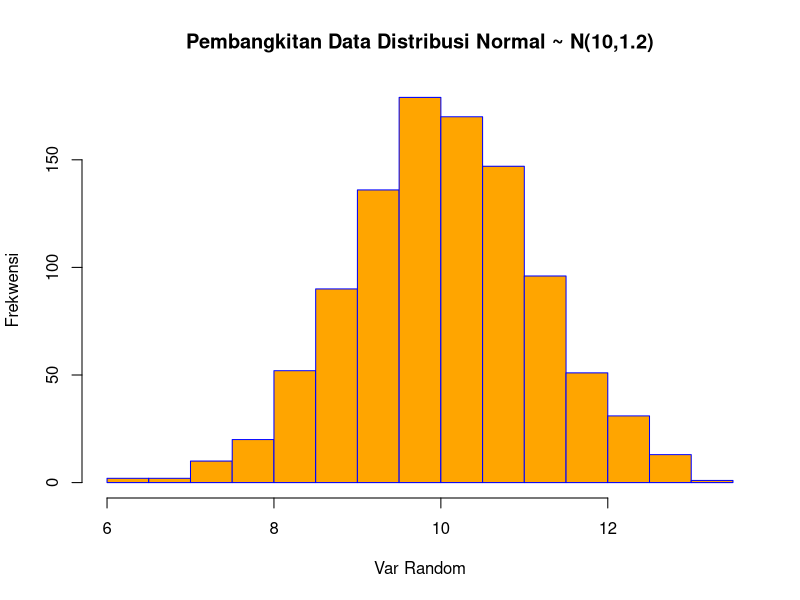
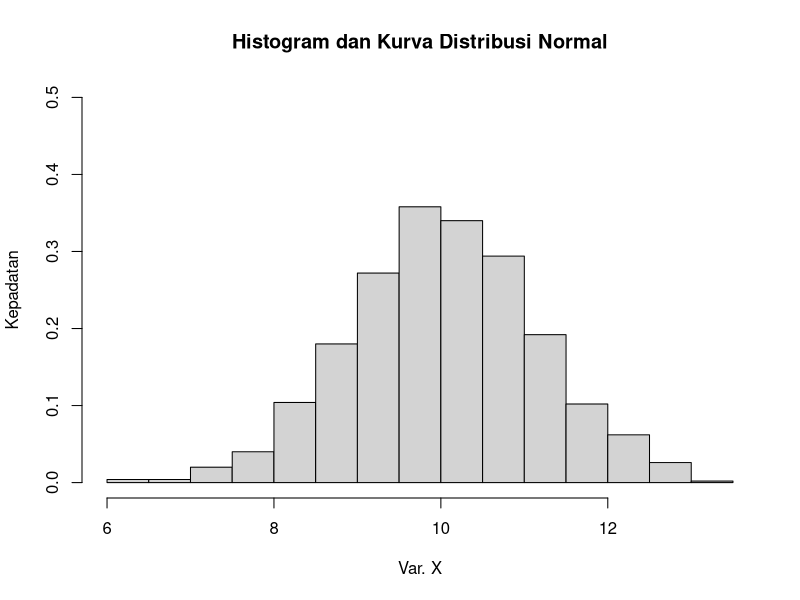
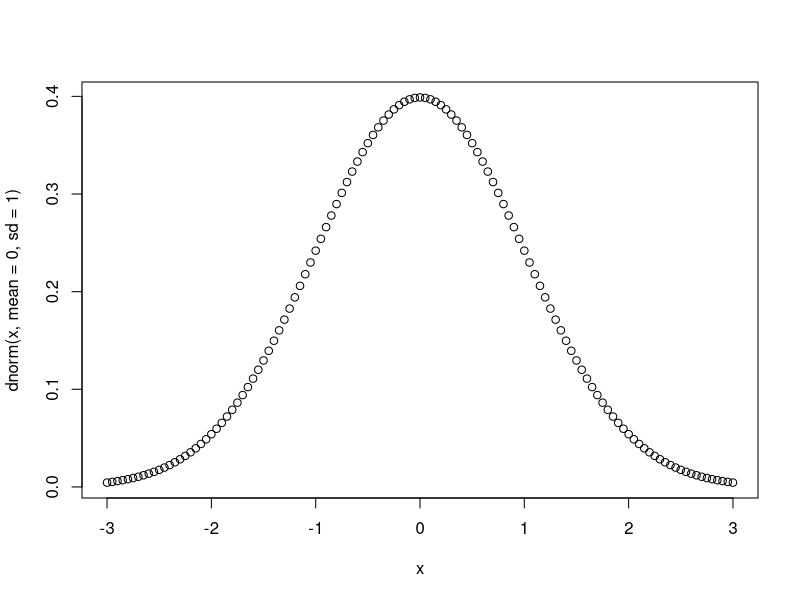
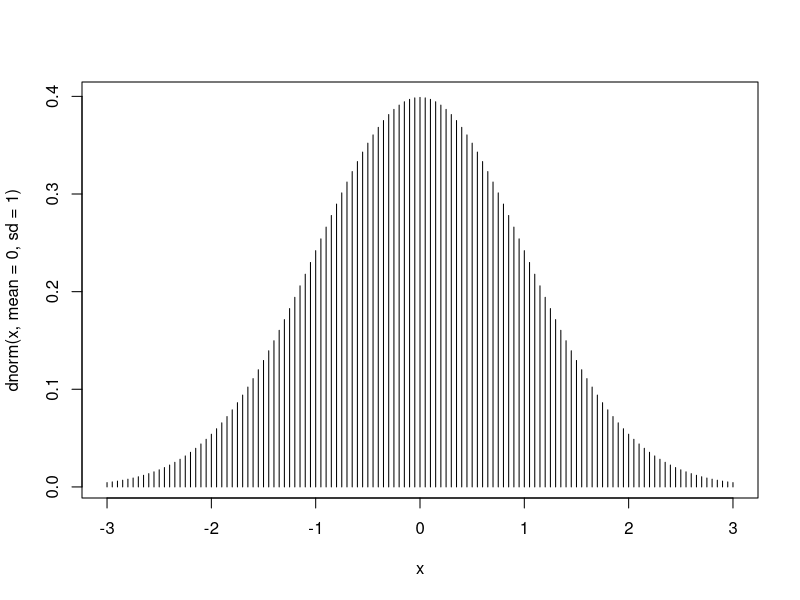
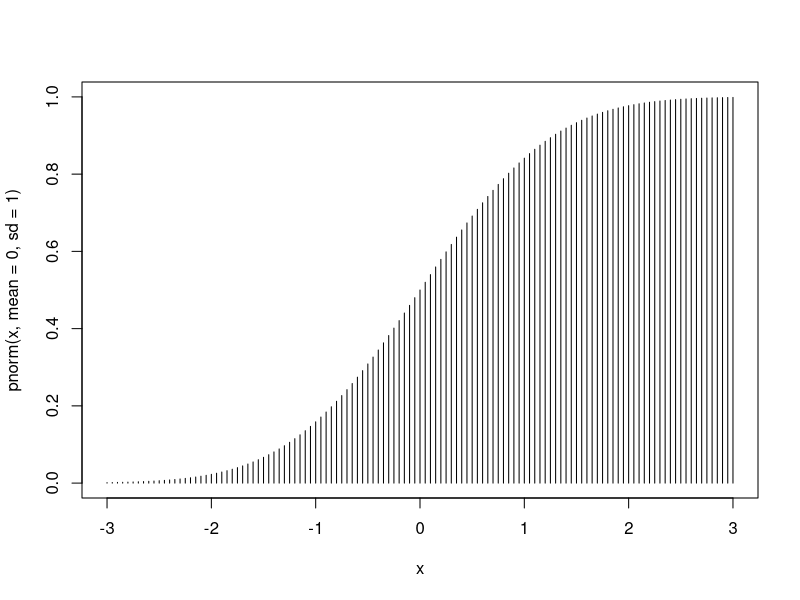

Source code (R) for these figures, in order:
x <- rnorm(1000, 10, 1.2^0.5)

png(file = "./praktikum4/plots/generate_Normal.png")
hist(x,
  main = "Pembangkitan Data Distribusi Normal ~ N(10,1.2)",
  col = "orange", border = "blue",
  xlab = "Var Random", ylab = "Frekwensi"
)
dev.off()

png(file = "./praktikum4/plots/PDFNormal1.png")
hist(x,
  prob = TRUE, xlab = "Var. X", ylab = "Kepadatan",
  ylim = c(0, 0.5),
  main = "Histogram dan Kurva Distribusi Normal"
)
dev.off()

png(file = "./praktikum4/plots/Normalbaku.png")
x <- seq(-3, 3, 0.05)
plot(x, dnorm(x, mean = 0, sd = 1))
dev.off()

png(file = "./praktikum4/plots/Normalbaku1.png")
x <- seq(-3, 3, 0.05)
plot(x, dnorm(x, mean = 0, sd = 1), type = "h")
dev.off()

png(file = "./praktikum4/plots/CDFNormalbaku1.png")
x <- seq(-3, 3, 0.05)
plot(x, pnorm(x, mean = 0, sd = 1), type = "h")
dev.off()
